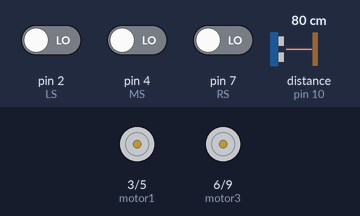
Simulated run of this sketch. Board: Arduino Uno, built with avr-gcc and run on an emulated ATmega328P. On the bench: motor-driver pin pairs drawn as motors (green arrow = first pin HIGH = forward, orange = second pin HIGH = backward, longer = more drive). Wiring (inferred from the names in the program): ultrasonic range finder: trigger pin 11; echo pin 10. The test bench sets the inputs (shaded band); at power-on: distance to the obstacle (sensor on pin 10) 80 cm, pin 2 (LS) LOW, pin 4 (MS) LOW, pin 7 (RS) LOW. The echo pulse lasts 58.3 µs per cm.

Above: at 1.2 s.
1.3 s: distance to the obstacle (sensor on pin 10) set to 23 cm
3.5 s: distance to the obstacle (sensor on pin 10) set to 18 cm
At 4.6 s:
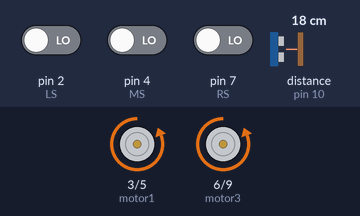
At 5.1 s:
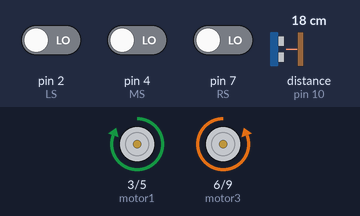
6.5 s: pin 2 (LS) driven HIGH
9.5 s: pin 4 (MS) driven HIGH
At 10.2 s:
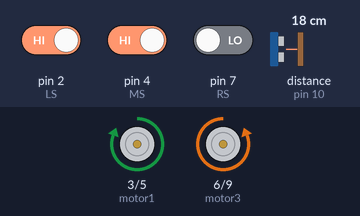
12.5 s: pin 2 (LS) driven LOW and pin 4 (MS) driven LOW and pin 7 (RS) driven HIGH
15.5 s: distance to the obstacle (sensor on pin 10) set to 35 cm
At 18.6 s:
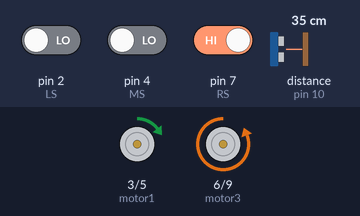
Timing chart, 0 to 19.5 s (numbered marks = the images above; inputs shaded):
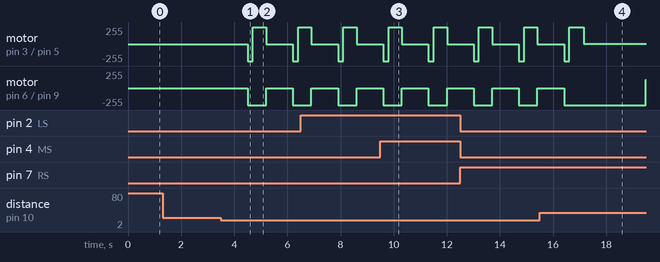

Measured:
- the behaviour switches between 21 and 20 cm on distance to the obstacle (sensor on pin 10) (found by bisection; images 0 and 1)
- after the input at 1.3 s, every drawn part: stays the same

The sketch:

RC_code.ino
```cpp
byte motor1 = 3, motor2 = 5, motor3 = 6, motor4 =9 , echo = 10 , trig = 11 ,x=0,RS=7, LS=2, MS =4;
float take =0 ,give = 0 ;
char state;
void setup() {
  // put your setup code here, to run once:
Serial.begin(9600);
pinMode(motor1,OUTPUT);
pinMode(motor2,OUTPUT);
pinMode(motor3,OUTPUT);
pinMode(motor4,OUTPUT);
pinMode(echo,INPUT);
pinMode(RS,INPUT) ;
pinMode(LS,INPUT) ;
pinMode(MS,INPUT) ;
pinMode(trig,OUTPUT);
}

void loop() {
  // put your main code here, to run repeatedly:
  digitalWrite(trig, HIGH);
  delayMicroseconds(100);
  digitalWrite(trig, LOW);
  take = pulseIn(echo, HIGH);
  give = (take * .034) / 2;
  if(give<=20)
  {
    digitalWrite(motor1,LOW);
    digitalWrite(motor2,LOW);
    digitalWrite(motor3,LOW);
    digitalWrite(motor4,LOW);
    delay(1000);
    digitalWrite(motor1,LOW);
    digitalWrite(motor2,HIGH);
    digitalWrite(motor3,LOW);
    digitalWrite(motor4,HIGH);
    delay(200);
    digitalWrite(motor1,HIGH);
    digitalWrite(motor2,LOW);
    digitalWrite(motor3,LOW);
    digitalWrite(motor4,HIGH);
    delay(500);
    x=1;
  }
  else
  {
    if(x==1)
    {
    digitalWrite(motor1,HIGH);
    digitalWrite(motor2,LOW);
    digitalWrite(motor3,HIGH);
    digitalWrite(motor4,LOW);
   }
while(Serial.available())
{
  state = Serial.read();
  Serial.println(state);
  if (state == 'F')
  {
    digitalWrite(motor1,HIGH);
    digitalWrite(motor2,LOW);
    digitalWrite(motor3,HIGH);
    digitalWrite(motor4,LOW);
  }
  if (state == 'B')  // move back
  {
    digitalWrite(motor1,LOW);
    digitalWrite(motor2,HIGH);
    digitalWrite(motor3,LOW);
    digitalWrite(motor4,HIGH);
  }
  if (state == 'L') // move left
  {
    digitalWrite(motor1,HIGH);
    digitalWrite(motor2,LOW);
    digitalWrite(motor3,LOW);
    digitalWrite(motor4,LOW);
  }
  if (state == 'R') // move right
  {
    digitalWrite(motor1,LOW);
    digitalWrite(motor2,LOW);
    digitalWrite(motor3,HIGH);
    digitalWrite(motor4,LOW);
 }
  if (state == 'W')
  goto  AA;
}
}
AA :
 if((digitalRead(LS) && digitalRead(RS) ) || digitalRead(MS))     //FOrward
  {
    analogWrite(motor1,127);
    digitalWrite(motor2,LOW);
    analogWrite(motor3,127);
    digitalWrite(motor4,LOW);
  }

  if(!(digitalRead(LS)) && digitalRead(RS) &&  !(digitalRead(MS)) )     //right
  {
    digitalWrite(motor1,LOW);
    digitalWrite(motor2,LOW);
    analogWrite(motor3,127);
    digitalWrite(motor4,LOW);
  }

  if(digitalRead(LS) && !(digitalRead(RS)) && !(digitalRead(MS)) )     //left
  {
    analogWrite(motor1,127);
    digitalWrite(motor2,LOW);
    digitalWrite(motor3,LOW);
    digitalWrite(motor4,LOW);
  }

  if(!(digitalRead(LS)) && !(digitalRead(RS)) && !(digitalRead(MS)) )     //stop
  {
    digitalWrite(motor1,LOW);
    digitalWrite(motor2,LOW);
    digitalWrite(motor3,LOW);
    digitalWrite(motor4,LOW);
  }
}
```
